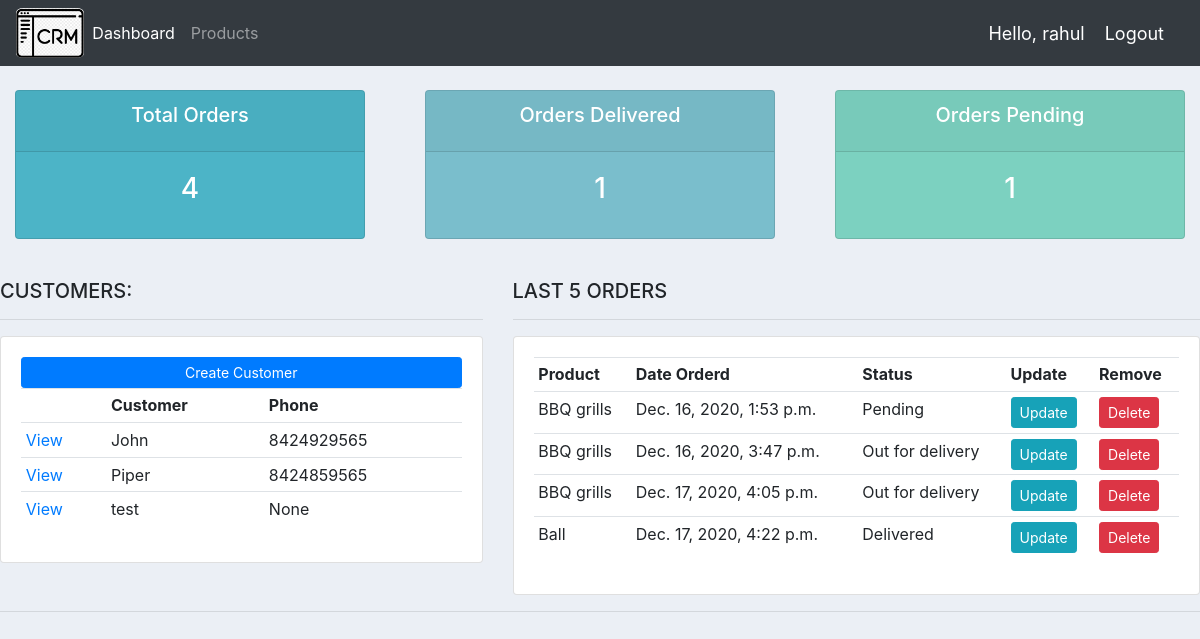
Before: / (signed in) with the older database file.
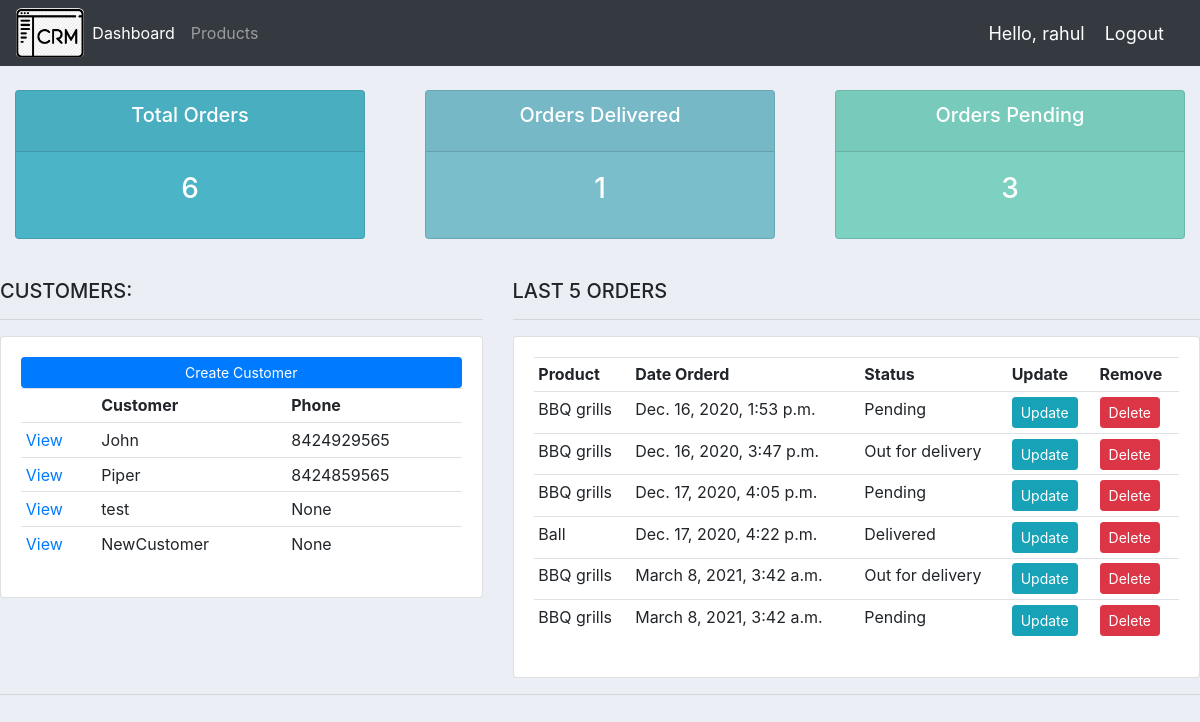
After: the same page with the newer database file.
### account/models.py (models this page shows, shortened)
class Customer(models.Model):
    user = models.OneToOneField(User, null=True, blank=True, on_delete=models.CASCADE)
    name = models.CharField(max_length=200, null=True)
    phone = models.CharField(max_length=200, null=True)
    email = models.CharField(max_length=200, null=True)
    profile_pic = models.ImageField(default='profile1.jpg', null=True, blank=True)
    date_created = models.DateTimeField(auto_now_add=True, null=True)

class Order(models.Model):
    STATUS = (
        ('Pending', 'Pending'),
        ('Out for delivery', 'Out for delivery'),
        ('Delivered', 'Delivered'),
    )
    customer = models.ForeignKey(Customer, null=True, on_delete=models.SET_NULL)
    product = models.ForeignKey(Product, null=True, on_delete=models.SET_NULL)
    date_created = models.DateTimeField(auto_now_add=True, null=True)
    status = models.CharField(max_length=200, null=True, choices=STATUS)
    note = models.CharField(max_length=1000, null=True)

class Product(models.Model):
    CATEGORY = (
        ('Indoor','Indoor'),
        ('Out Door','Out Door'),
    )
    name = models.CharField(max_length=200, null=True)
    price = models.FloatField(null=True)
    category = models.CharField(max_length=200, null=True, choices=CATEGORY)
    description = models.CharField(max_length=200, null=True, blank=True)
    date_created = models.DateTimeField(auto_now_add=True, null=True)
    tag = models.ManyToManyField(Tag)
    def __str__(self):
        return self.name

### account/decorators.py (the view)
    def wrapper_func(request, *args, **kwargs):
        group = None
        if request.user.groups.exists():
            group = request.user.groups.all()[0].name
        if group in ['admin']:
            return view_func(request, *args, **kwargs)
        if group in ['customer']:
            return redirect('user-page')

### account/views.py (called while the page is built)
@login_required(login_url='login')
@admin_only
def home(request):
    orders = Order.objects.all()
    customers = Customer.objects.all()
    total_customers = customers.count()
    total_orders = orders.count()
    delivered = orders.filter(status='Delivered').count()
    pending = orders.filter(status='Pending').count()
    context = {'orders': orders, 'customers': customers,
               'total_customers': total_customers, 'total_orders': total_orders,
               'delivered': delivered, 'pending': pending}
    return render(request, 'account/dashboard.html', context)

### account/templates/account/dashboard.html
{% extends 'account/main.html' %}
{% block content %}
{%  include 'account/status.html' %}
<br>
<div class="row">
	<div class="col-md-5">
		<h5>CUSTOMERS:</h5>
		<hr>
		<div class="card card-body">
			<a class="btn btn-primary  btn-sm btn-block" href="">Create Customer</a>
			<table class="table table-sm">
				<tr>
					<th></th>
					<th>Customer</th>
					<th>Phone</th>
				</tr>
				{% for customer in customers %}
				<tr>
					<td><a href="{% url 'customers' customer.id %}">View</a></td>
					<td>{{ customer.name }}</td>
					<td>{{ customer.phone }}</td>
				</tr>
				{% endfor %}
			</table>
		</div>
	</div>
	<div class="col-md-7">
		<h5>LAST 5 ORDERS</h5>
		<hr>
		<div class="card card-body">
			<table class="table table-sm">
				<tr>
					<th>Product</th>
					<th>Date Orderd</th>
					<th>Status</th>
					<th>Update</th>
					<th>Remove</th>
				</tr>
				{% for order in orders %}
				<tr>
					<td>{{ order.product }}</td>
					<td>{{ order.date_created }}</td>
					<td>{{ order.status }}</td>
					<td><a class="btn btn-sm btn-info" href="{% url 'update_order' order.id %}">Update</a></td>
					<td><a class="btn btn-sm btn-danger" href="{% url 'delete_order' order.id %}">Delete</a></td>
				</tr>
				{% endfor %}
			</table>
		</div>
	</div>
</div>
{% endblock %}

### account/templates/account/main.html (shortened to what this page needs)
{% load static %}
<!DOCTYPE html>
<html lang="en">
<head>
    <link rel="stylesheet" href="https://stackpath.bootstrapcdn.com/bootstrap/4.3.1/css/bootstrap.min.css"
>
    <link rel="stylesheet" href="{% static '/css/main.css' %}">
</head>
<body>
    {% include 'account/navbar.html' %}
    {% block content %}
    {% endblock %}
    <hr>
</body>
</html>

### account/templates/account/navbar.html (shortened to what this page needs)
{% load static %}
<nav class="navbar navbar-expand-lg navbar-dark bg-dark">
  <img id="logo" src="{% static '/images/logo.png' %}" alt="">
  <div class="collapse navbar-collapse" id="navbarNav">
    <ul class="navbar-nav">
        {% if request.user.is_staff%}
          <li class="nav-item active">
            <a class="nav-link" href="{% url 'home' %}">Dashboard</a>
          </li>
          <li class="nav-item">
            <a class="nav-link" href="{% url 'products' %}">Products</a>
          </li>
      {% else %}
       <li class="nav-item">
        <a class="nav-link" href="{% url 'account' %}">Settings</a>
      </li>
      {% endif %}
    </ul>
  </div>
  <span class="hello-msg">Hello, {{request.user}}</span>
  <span><a class="hello-msg" href="{% url 'logout' %}">Logout</a></span>
</nav>

### account/templates/account/status.html
<br>
<div class="row">
	<div class="col">
		<div class="col-md">
			<div class="card text-center text-white  mb-3" id="total-orders">
			  	<div class="card-header">
			  		<h5 class="card-title">Total Orders</h5>
			  	</div>
			  	<div class="card-body">
			    	<h3 class="card-title">{{ total_orders }}</h3>
			  	</div>
			</div>
		</div>
	</div>
	<div class="col">
		<div class="col-md">
			<div class="card text-center text-white  mb-3" id="orders-delivered">
			  	<div class="card-header">
			  		<h5 class="card-title">Orders Delivered</h5>
			  	</div>
			  	<div class="card-body">
			    	<h3 class="card-title">{{ delivered }}</h3>
			  	</div>
			</div>
		</div>
	</div>
	<div class="col">
		<div class="col-md">
			<div class="card text-center text-white  mb-3" id="orders-pending">
			  	<div class="card-header">
			  		<h5 class="card-title">Orders Pending</h5>
			  	</div>
			  	<div class="card-body">
			    	<h3 class="card-title">{{ pending }}</h3>
			  	</div>
			</div>
		</div>
	</div>
</div>

### static/css/main.css (style rules this page uses)
#logo { height: 50px; width: auto; border-radius: 10%; }
body { background-color: #ebeff5; }
#total-orders { background-color: #4cb4c7; }
#orders-delivered { background-color: #7abecc; }
#orders-pending { background-color: #7CD1C0; }

### account/templates/account/navbar.html (style rules this page uses)
.hello-msg { font-size: 18px; color: #fff; margin-right: 20px; }

Changed rows visible on the page:
added Customer: name "NewCustomer", phone "None"
changed Order "Dec. 17, 2020, 4:05 p.m.": status "Out for delivery" → "Pending"
added Order: product "BBQ grills", date_created "March 8, 2021, 3:42 a.m.", status "Out for delivery"
added Order: product "BBQ grills", date_created "March 8, 2021, 3:42 a.m.", status "Pending"
Other visible differences:
{{ total_orders }}: "4" → "6"
{{ pending }}: "1" → "3"
